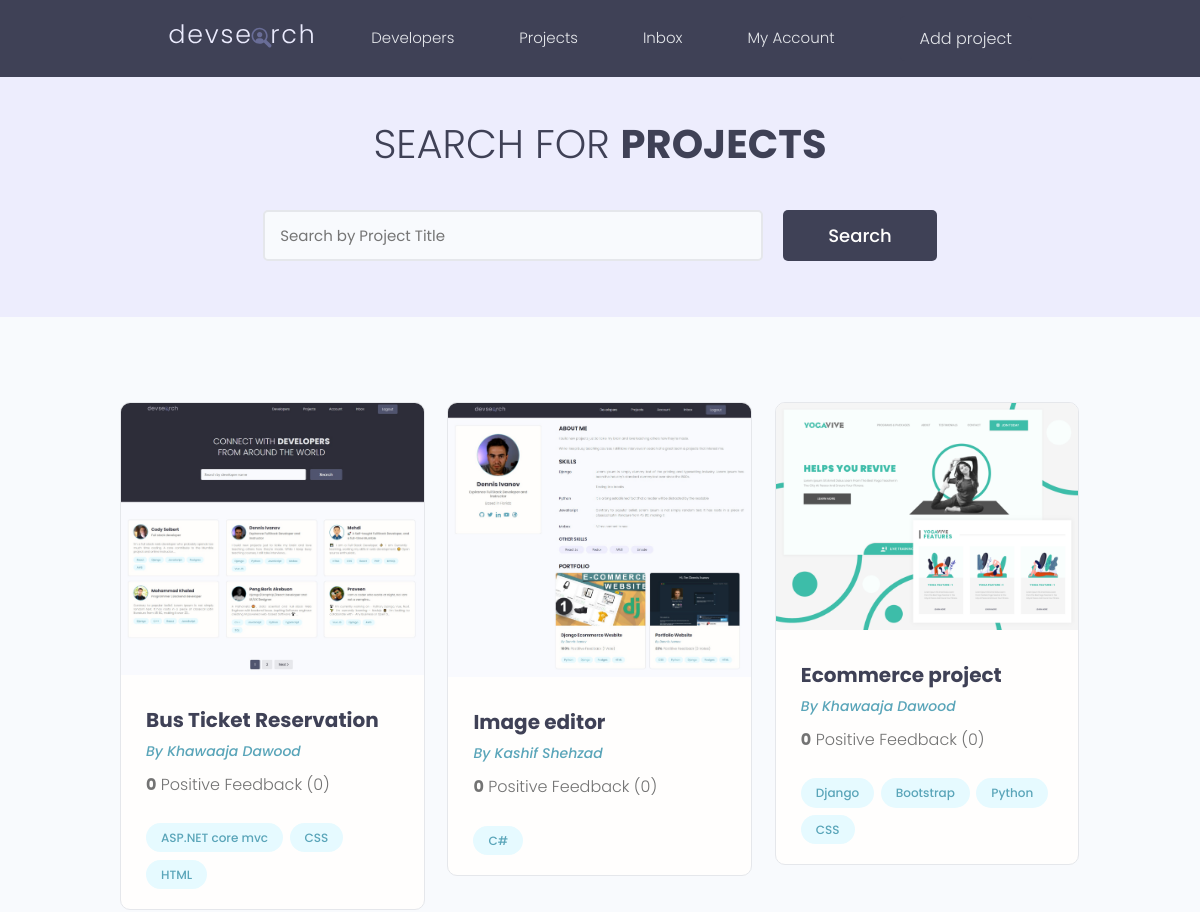
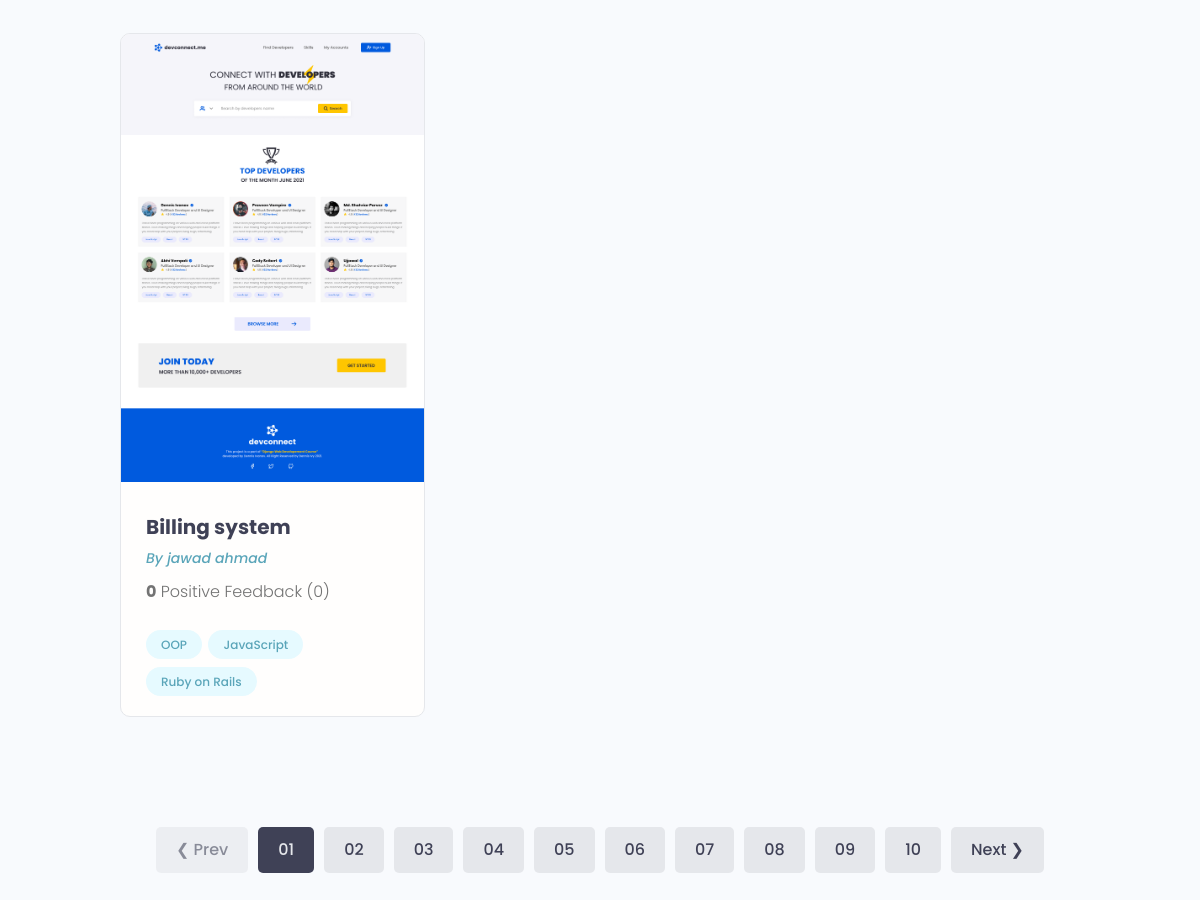
The page / on the database its author committed (2 pictures, top to bottom).
### projects/models.py (models this page shows, shortened)
class Project(models.Model):
    id = models.UUIDField(default=uuid.uuid4, unique=True, primary_key=True, editable=False)
    title = models.CharField(max_length=150, unique=True)
    developer = models.ForeignKey(settings.AUTH_USER_MODEL, max_length=150, on_delete=models.CASCADE, null=True, blank=True)
    featured_image = models.ImageField(null=True, blank=True, default='default.jpg')
    description = models.TextField(null=True, blank=True)
    demo_link = models.CharField(max_length=200, null=True, blank=True, unique=True)
    source_link = models.CharField(max_length=200, null=True, blank=True, unique=True)
    vote_total = models.IntegerField(default=0)
    vote_ratio = models.IntegerField(default=0)
    created = models.DateTimeField(auto_now_add=True)
    tags = models.ManyToManyField('Tag', blank=True)
    active = models.BooleanField(default=True)
    @property
    def imageURL(self):
        try:
            img = self.featured_image.url
        except ValueError:
            img = ''
        return img

class MyUser(AbstractUser):
    id = models.UUIDField(default=uuid.uuid4, unique=True, primary_key=True, editable=False)
    registration_number = models.CharField(max_length=150, unique=True)
    username = models.CharField(max_length=150, unique=True)
    email = models.EmailField(unique=True)
    first_name = models.CharField(max_length=150, blank=True, null=True)
    last_name = models.CharField(max_length=150, blank=True, null=True)
    phone_number = models.PositiveIntegerField(null=True, blank=True)
    organization_role = models.CharField(max_length=100, default='Developer', help_text='Like Node.js, Python, ROR or Django developer')
    job_title = models.CharField(max_length=100, default='Student', help_text='By Default is Student. Admin, Developer, Teacher, Student')
    about = models.TextField(max_length=300, blank=True, null=True)
    is_staff = models.BooleanField(default=False, verbose_name='Staff',
                                   help_text='Designates whether the user can log into this admin site.',
                                   )
    is_active = models.BooleanField(default=True, verbose_name='Active',
                                    help_text='Designates whether this user should be treated as active. '
                                              'Unselect this instead of deleting accounts.')
    tags = models.ManyToManyField('Tag', blank=True)
    created = models.DateTimeField(auto_now_add=True)
    updated = models.DateTimeField(auto_now=True)
    objects = CustomUserManager()
    EMAIL_FIELD = 'email' """=============================+++++++++++++++++++++============================="""
    USERNAME_FIELD = 'registration_number'
    REQUIRED_FIELDS = ['email']

class Tag(models.Model):
    name = models.CharField(max_length=200)
    id = models.UUIDField(default=uuid.uuid4, unique=True, primary_key=True, editable=False)
    created = models.DateTimeField(auto_now_add=True)
    active = models.BooleanField(default=True)

### projects/views.py (the view)
# urls.py: path('', include('projects.urls')),
def projects(request):
    project_obj = Project.objects.filter(active=True)
    context = {'projects': project_obj}
    return render(request=request, template_name='projects/projects.html', context=context)

### projects/templates/projects/projects.html (shortened to what this page needs)
{% extends 'main.html' %}
{% block content %}
    <main class="projects">
        <section class="hero-section text-center">
            <div class="container container--narrow">
                <div class="hero-section__box">
                  <h2>Search for <span>Projects</span></h2>
                </div>
                <div class="hero-section__search">
                      <form class="form" action="#" method="get">
                            <div class="form__field">
                                <input class="input input--text" id="formInput#search" type="text" name="text"
                                       placeholder="Search by Project Title" />
                            </div>
                          <input class="btn btn--sub btn--lg" type="submit" value="Search" />
                      </form>
                </div>
            </div>
        </section>
    <section class="projectsList">
        <div class="container">
            <div class="grid grid--three">
                {% for project in projects %}
                    <div class="column">
                        <div class="card project">
                            <a href="{% url 'project' project.id %}" class="project">
                                <img class="project__thumbnail" src="{{ project.imageURL}}" alt="project thumbnail" />
                                <div class="card__body">
                                    <h3 class="project__title">{{ project.title}}</h3>
                                    <p><a class="project__author" href="#">By {{ project.developer.get_full_name }}</a></p>
                                    <p class="project--rating">
                                        <span style="font-weight: bold;">{{ project.vote_ratio }}</span> Positive
                                        Feedback ({{ project.vote_total}})
                                    </p>
                                    <div class="project__tags">
                                        {% for tag in project.tags.all %}
                                            <span class="tag tag--pill tag--main">
                                                <small>{{ tag.name }}</small>
                                            </span>
                                        {% endfor %}
                                    </div>
                                </div>
                            </a>
                        </div>
                    </div>
                {% endfor %}
        </div>
      </div>
    </section>
    <div class="pagination">
      <ul class="container">
        <li><a href="#" class="btn btn--disabled">&#10094; Prev</a></li>
        <li><a href="#" class="btn btn--sub">01</a></li>
        <li><a href="#" class="btn">02</a></li>
        <li><a href="#" class="btn">03</a></li>
        <li><a href="#" class="btn">04</a></li>
        <li><a href="#" class="btn">05</a></li>
        <li><a href="#" class="btn">06</a></li>
        <li><a href="#" class="btn">07</a></li>
        <li><a href="#" class="btn">08</a></li>
        <li><a href="#" class="btn">09</a></li>
        <li><a href="#" class="btn">10</a></li>
        <li><a href="#" class="btn">Next &#10095;</a></li>
      </ul>
    </div>
  </main>
{% endblock content %}

### Static/CSS/app.css (style rules this page uses)
:root { --color-sub: #2d2d39; }
.btn--sub { background-color: var(--color-sub-light); }
.card { border: 2px solid var(--color-light); }
img { width: 100%; }
.hero-section { height: 40vh; display: flex; align-items: center; background-color: var(--color-sub); }
.hero-section__box { margin-bottom: 4rem; }
.hero-section__box > h2, .hero-section__box > h2 > span { font-size: 4rem; color: var(--color-light); line-height: 1.3; text-transform: uppercase; }
.hero-section__box > h2 { font-weight: 300; }
.hero-section__box > h2 > span { font-weight: 700; }
.hero-section__search > .form { display: flex; align-items: center; justify-content: center; gap: 2rem; }
.hero-section__search > .form input.input--text { width: 50rem; }
.pagination { margin-top: 8rem; margin-bottom: 10rem; }
.pagination > ul { flex-wrap: wrap; list-style: none; display: flex; align-items: center; justify-content: center; gap: 1rem; }
.pagination .btn { color: var(--color-sub); }
.pagination .btn.btn--sub { color: var(--color-light); }
.project__author { font-size: 1.4rem; font-style: italic; }
.project--rating { margin-bottom: 1.6em; margin-top: .5em; }
.projects > .hero-section { background: var(--color-sub-lighter); height: 30vh; }
.projects .hero-section__box { margin-bottom: 2.5rem; }
.projects .hero-section__box > h2 { color: var(--color-sub); }
.projects .hero-section__box > h2 > span { font-weight: 700; color: var(--color-sub); }
.projectsList { margin-top: 8rem; }
.project__thumbnail { height: 10%; object-fit: cover; width: 100%; }
.project__title { font-size: 2rem; font-weight: 700; color: var(--color-sub); }

### Static/uikit/styles/modules/_variables.css (style rules this page uses)
:root { --color-main: #5aa5b9; --color-main-light: #e6faff; --color-sub: #3f4156; --color-sub-light: #51546e; --color-sub-lighter: #ededfd; --color-text: #737373; --color-gray: #8b8b8b; --color-light: #e5e7eb; --color-light-gray: #767676; --color-bg: #f8fafd; --color-white: #fffefd; --color-white-light: #f3f3f3; --color-success: #359e64; --color-success-bg: #def8e8; --color-error: #fc4b0b; --color-error-bg: #fff2ee; --font-base: 'Poppins', arial, helvetica, 'Segoe UI', roboto, ubuntu, sans-serif; --font-monospace: 'Fira Code', 'Courier New', courier, monospace; --font-regular: 300; --font-medium: 500; --font-bold: 700; --generic-shadow: 1px 1px 5px #00000010; --generic-transition: all 0.3s ease-in-out; }

### Static/uikit/styles/modules/_base.css (style rules this page uses)
* { margin: 0; padding: 0; box-sizing: border-box; text-rendering: optimizeLegibility; color: inherit; font-size: inherit; }
html { font-size: 50%; }
@media only screen and (min-width: 480px) { html { font-size: 56.25%; } }
@media only screen and (min-width: 1200px) { html { font-size: 62.5%; } }
body { line-height: 1.6; font-weight: 400; font-size: 1.5rem; color: var(--color-text); background-color: var(--color-bg); min-height: 100vh; }

### Static/uikit/styles/modules/_typography.css (style rules this page uses)
* { font-family: var(--font-base); }
h2 { font-size: 3.6rem; font-weight: var(--font-bold); }
h3 { font-size: 3.2rem; font-weight: var(--font-medium); }
p, span, strong { font-size: 1.6rem; color: var(--color-text); font-weight: var(--font-regular); }
a { padding-bottom: 2px; text-decoration: none; display: inline-block; color: var(--color-main); font-weight: var(--font-medium); }

### Static/uikit/styles/modules/_utilities.css (style rules this page uses)
.container { width: 92%; max-width: 165rem; margin: 0 auto; box-sizing: border-box; }
.container--narrow { width: 92%; max-width: 120rem; }
@media screen and (min-width: 1000px) { .container { width: 90%; } }
@media screen and (min-width: 1000px) { .container--narrow { width: 85%; } }
@media screen and (min-width: 1200px) { .container { width: 80%; } }
@media screen and (min-width: 1200px) { .container--narrow { width: 72%; } }
.text-center { text-align: center; }

### Static/uikit/styles/modules/_button.css (style rules this page uses)
.btn { display: inline-block; position: relative; cursor: pointer; background-color: var(--color-light); font-weight: var(--font-medium); color: var(--color-sub); text-decoration: none; padding: 1rem 2rem; border-radius: 0.5rem; border: none; width: -webkit-fit-content; width: -moz-fit-content; width: fit-content; height: -webkit-fit-content; height: -moz-fit-content; height: fit-content; font-size: 1.6rem; outline-width: 0; outline-color: transparent; -webkit-backface-visibility: hidden; backface-visibility: hidden; transition: all 0.3s ease-in-out; }
.btn:disabled, .btn--disabled { cursor: not-allowed; opacity: 0.6; }
.btn--sub { background-color: var(--color-sub); color: var(--color-white); }
.btn--lg { font-size: 1.8rem; padding: 1.2rem 4.5rem; }

### rows shown on the page
Project: imageURL (picture), title "Bus Ticket Reservation", developer.get_full_name "Khawaaja Dawood", vote_ratio "0", vote_total "0"
Tag: name "ASP.NET core mvc"
Tag: name "CSS"
Tag: name "HTML"
Project: imageURL (picture), title "Image editor", developer.get_full_name "Kashif Shehzad", vote_ratio "0", vote_total "0"
Tag: name "C#"
Project: imageURL (picture), title "Ecommerce project", developer.get_full_name "Khawaaja Dawood", vote_ratio "0", vote_total "0"
Tag: name "Django"
Tag: name "Bootstrap"
Tag: name "Python"
Project: imageURL (picture), title "Billing system", developer.get_full_name "jawad ahmad", vote_ratio "0", vote_total "0"
Tag: name "OOP"
Tag: name "JavaScript"
Tag: name "Ruby on Rails"
